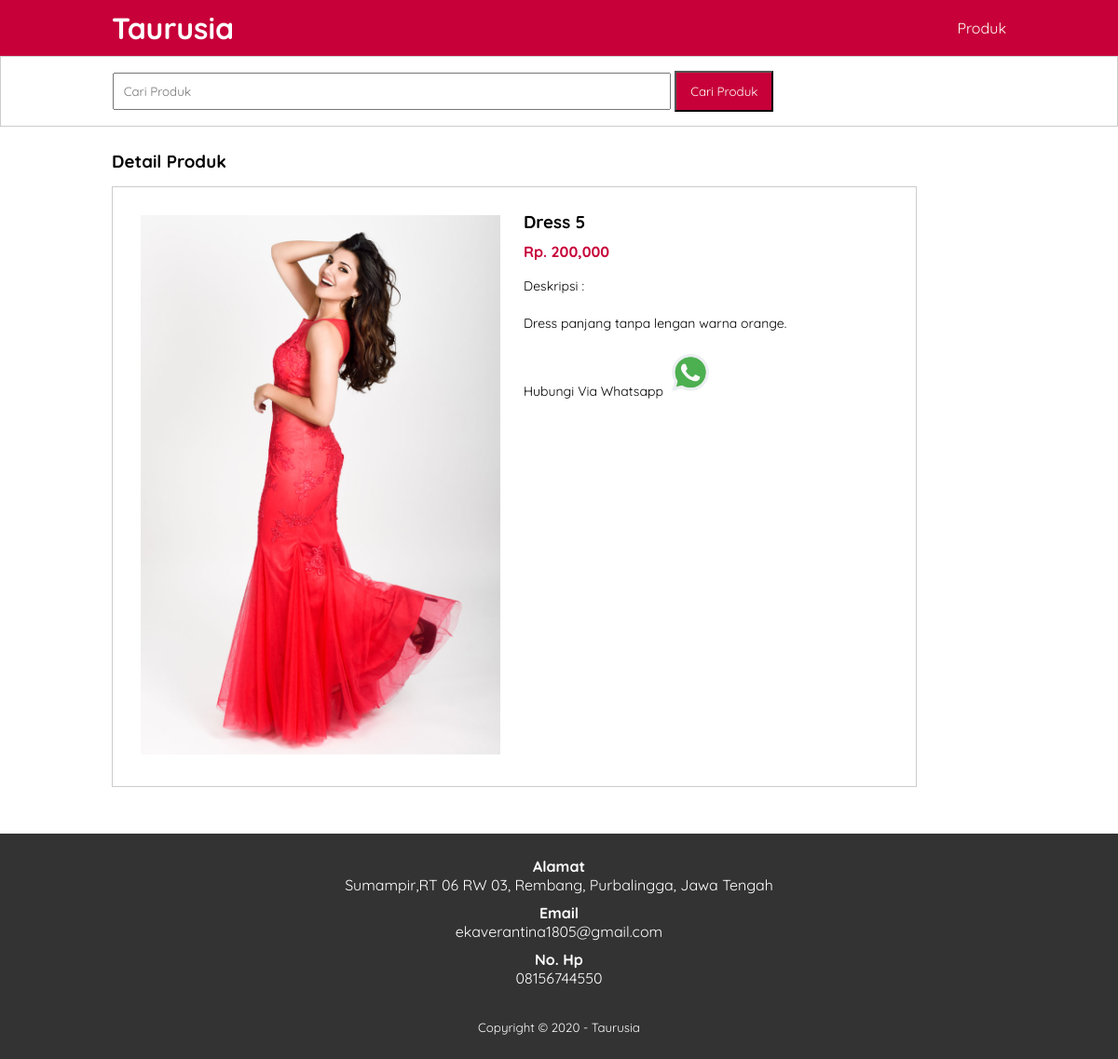
The page /detail-produk.php?id=20 on the database its author committed.
### tables this page shows
CREATE TABLE `tb_product` (
  `product_id` int(11) NOT NULL,
  `category_id` int(11) NOT NULL,
  `product_name` varchar(100) NOT NULL,
  `product_price` int(11) NOT NULL,
  `product_description` text NOT NULL,
  `product_image` varchar(100) NOT NULL,
  `product_status` tinyint(1) NOT NULL,
  `date_created` timestamp NOT NULL DEFAULT current_timestamp()
);

### detail-produk.php (the view, shortened to what this page needs)
<?php
	include 'db.php';
	$kontak = mysqli_query($conn, "SELECT admin_telp, admin_email, admin_address FROM tb_admin WHERE admin_id = 1");
	$a = mysqli_fetch_object($kontak);
	$produk = mysqli_query($conn,"SELECT * FROM tb_product WHERE product_id = '".$_GET['id']."' ");
	$p = mysqli_fetch_object($produk);
?>
<!DOCTYPE html>
<html>
<head>
	<link rel="stylesheet" type="text/css" href="style.css">
</head>
<body>
	<header>
	<div class="container">
		<h1><a href="index.php">Taurusia</a></h1>
		<ul>
			<li><a href="Produk.php">Produk</a></li>
		</ul>
	</div>
	</header>
	<div class="search">
		<div class="container">
			<form action="produk.php">
				<input type="text" name="search" placeholder="Cari Produk" value="<?php echo $_GET['search']?>">
				<input type="submit" name="cari" value="Cari Produk">
			</form>
		</div>
	</div>
	<div class="section">
		<div class="container">
			<h3>Detail Produk</h3>
			<div class="box">
				<div class="col-2">
					<img src="produk/<?php echo $p->product_image?>" width="100%">
				</div>
				<div class="col-2">
					<h3><?php echo $p->product_name?></h3>
					<h4>Rp. <?php echo number_format($p->product_price) ?></h4>
					<p>Deskripsi :<br>
					<?php echo $p->product_description?>
					</p>
					<P><a href="https://api.whatsapp.com/send?phone=<?php echo $a->admin_telp?>&text=Hai, Saya tertarik dengan produk ini." target="_blank">Hubungi Via Whatsapp <img src="img/whatsapp.png" width="50px"></a></P>
				</div>
			</div>
		</div>
	</div>
	<div class="footer">
		<div class="container">
			<h4>Alamat</h4>
			<p><?php echo $a->admin_address?></p>
			<h4>Email</h4>
			<p><?php echo $a->admin_email?></p>
			<h4>No. Hp</h4>
			<p><?php echo $a->admin_telp?></p>
			<small>Copyright &copy; 2020 - Taurusia</small>
		</div>
	</div>
</body>
</html>

### style.css (style rules this page uses)
* { padding: 0; margin: 0; font-family: 'Quicksand', sans-serif; }
body { background-color: #FFFFFF; }
a { color: inherit; text-decoration: none; }
header { border: none; background-color: #C70039; color: #FFFFFF; }
header h1 { float: left; padding: 10px 0; }
header ul { float: right; }
header ul li { display: inline-block; }
header ul li a { padding: 20px 0 20px 15px; display: inline-block; }
.container { width: 80%; margin: 0 auto; }
.container:after { content: ''; display: block; clear: both; }
.section { padding: 25px 0; }
.box { width: 90%; background-color: #FFFFFF; border: 1px solid #ccc; padding: 15px; box-sizing: border-box; margin: 15px 0 25px 0; }
.box:after { content: ''; display: block; clear: both; }
.search { padding: 15px 0; background-color: #FFFFFF; border : 1px solid #ccc; }
.search input[type=text] { width: 60% ; padding: 10px; }
.search input[type=submit] { padding: 12px 15px; background-color: #C70039; color: #FFFFFF; cursor: pointer; }
.footer { padding: 25px 0; background-color: #333; color: #FFFFFF; text-align: center; }
.footer p { margin-bottom: 10px; }
.footer small { margin-top: 25px; display: inline-block; }
.col-2 { width: 50%; min-height: 200px; padding: 10px; box-sizing: border-box; float: left; }
.col-2 img { padding: 5px; box-sizing: border-box; }
.col-2 h3 { margin-bottom: 10px; }
.col-2 h4 { color: #C70039; margin-bottom: 5px; }
.col-2 p { margin: 15px 0; text-align: justify; line-height: 25px; font-size: 14px; }

### rows shown on the page
tb_product: product_image (picture), product_name "Dress 5", product_price "200,000", product_description "Dress panjang tanpa lengan warna orange."

### other values the page prints
$a->admin_address "Sumampir,RT 06 RW 03, Rembang, Purbalingga, Jawa Tengah"
$a->admin_email "ekaverantina1805@gmail.com"
$a->admin_telp "08156744550"
